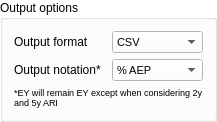
            <widget class="QGroupBox" name="groupBox_output">
             <property name="maximumSize">
              <size>
               <width>16777215</width>
               <height>16777215</height>
              </size>
             </property>
             <property name="palette">
              <palette>
               <active>
                <colorrole role="WindowText">
                 <brush brushstyle="SolidPattern">
                  <color alpha="255">
                   <red>0</red>
                   <green>0</green>
                   <blue>0</blue>
                  </color>
                 </brush>
                </colorrole>
                <colorrole role="Button">
                 <brush brushstyle="SolidPattern">
                  <color alpha="255">
                   <red>255</red>
                   <green>255</green>
                   <blue>255</blue>
                  </color>
                 </brush>
                </colorrole>
                <colorrole role="Light">
                 <brush brushstyle="SolidPattern">
                  <color alpha="255">
                   <red>255</red>
                   <green>255</green>
                   <blue>255</blue>
                  </color>
                 </brush>
                </colorrole>
                <colorrole role="Midlight">
                 <brush brushstyle="SolidPattern">
                  <color alpha="255">
                   <red>255</red>
                   <green>255</green>
                   <blue>255</blue>
                  </color>
                 </brush>
                </colorrole>
                <colorrole role="Dark">
                 <brush brushstyle="SolidPattern">
                  <color alpha="255">
                   <red>127</red>
                   <green>127</green>
                   <blue>127</blue>
                  </color>
                 </brush>
                </colorrole>
                <colorrole role="Mid">
                 <brush brushstyle="SolidPattern">
                  <color alpha="255">
                   <red>170</red>
                   <green>170</green>
                   <blue>170</blue>
                  </color>
                 </brush>
                </colorrole>
                <colorrole role="Text">
                 <brush brushstyle="SolidPattern">
                  <color alpha="255">
                   <red>0</red>
                   <green>0</green>
                   <blue>0</blue>
                  </color>
                 </brush>
                </colorrole>
                <colorrole role="BrightText">
                 <brush brushstyle="SolidPattern">
                  <color alpha="255">
                   <red>255</red>
                   <green>255</green>
                   <blue>255</blue>
                  </color>
                 </brush>
                </colorrole>
                <colorrole role="ButtonText">
                 <brush brushstyle="SolidPattern">
                  <color alpha="255">
                   <red>0</red>
                   <green>0</green>
                   <blue>0</blue>
                  </color>
                 </brush>
                </colorrole>
                <colorrole role="Base">
                 <brush brushstyle="SolidPattern">
                  <color alpha="255">
                   <red>255</red>
                   <green>255</green>
                   <blue>255</blue>
                  </color>
                 </brush>
                </colorrole>
                <colorrole role="Window">
                 <brush brushstyle="SolidPattern">
                  <color alpha="255">
                   <red>255</red>
                   <green>255</green>
                   <blue>255</blue>
                  </color>
                 </brush>
                </colorrole>
                <colorrole role="Shadow">
                 <brush brushstyle="SolidPattern">
                  <color alpha="255">
                   <red>0</red>
                   <green>0</green>
                   <blue>0</blue>
                  </color>
                 </brush>
                </colorrole>
                <colorrole role="AlternateBase">
                 <brush brushstyle="SolidPattern">
                  <color alpha="255">
                   <red>255</red>
                   <green>255</green>
                   <blue>255</blue>
                  </color>
                 </brush>
                </colorrole>
                <colorrole role="ToolTipBase">
                 <brush brushstyle="SolidPattern">
                  <color alpha="255">
                   <red>255</red>
                   <green>255</green>
                   <blue>220</blue>
                  </color>
                 </brush>
                </colorrole>
                <colorrole role="ToolTipText">
                 <brush brushstyle="SolidPattern">
                  <color alpha="255">
                   <red>0</red>
                   <green>0</green>
                   <blue>0</blue>
                  </color>
                 </brush>
                </colorrole>
                <colorrole role="PlaceholderText">
                 <brush brushstyle="NoBrush">
                  <color alpha="128">
                   <red>0</red>
                   <green>0</green>
                   <blue>0</blue>
                  </color>
                 </brush>
                </colorrole>
               </active>
               <inactive>
                <colorrole role="WindowText">
                 <brush brushstyle="SolidPattern">
                  <color alpha="255">
                   <red>0</red>
                   <green>0</green>
                   <blue>0</blue>
                  </color>
                 </brush>
                </colorrole>
                <colorrole role="Button">
                 <brush brushstyle="SolidPattern">
                  <color alpha="255">
                   <red>255</red>
                   <green>255</green>
                   <blue>255</blue>
                  </color>
                 </brush>
                </colorrole>
                <colorrole role="Light">
                 <brush brushstyle="SolidPattern">
                  <color alpha="255">
                   <red>255</red>
                   <green>255</green>
                   <blue>255</blue>
                  </color>
                 </brush>
                </colorrole>
                <colorrole role="Midlight">
                 <brush brushstyle="SolidPattern">
                  <color alpha="255">
                   <red>255</red>
                   <green>255</green>
                   <blue>255</blue>
                  </color>
                 </brush>
                </colorrole>
                <colorrole role="Dark">
                 <brush brushstyle="SolidPattern">
                  <color alpha="255">
                   <red>127</red>
                   <green>127</green>
                   <blue>127</blue>
                  </color>
                 </brush>
                </colorrole>
                <colorrole role="Mid">
                 <brush brushstyle="SolidPattern">
                  <color alpha="255">
                   <red>170</red>
                   <green>170</green>
                   <blue>170</blue>
                  </color>
                 </brush>
                </colorrole>
                <colorrole role="Text">
                 <brush brushstyle="SolidPattern">
                  <color alpha="255">
                   <red>0</red>
                   <green>0</green>
                   <blue>0</blue>
                  </color>
                 </brush>
                </colorrole>
                <colorrole role="BrightText">
                 <brush brushstyle="SolidPattern">
                  <color alpha="255">
                   <red>255</red>
                   <green>255</green>
                   <blue>255</blue>
                  </color>
                 </brush>
                </colorrole>
                <colorrole role="ButtonText">
                 <brush brushstyle="SolidPattern">
                  <color alpha="255">
                   <red>0</red>
                   <green>0</green>
                   <blue>0</blue>
                  </color>
                 </brush>
                </colorrole>
                <colorrole role="Base">
                 <brush brushstyle="SolidPattern">
                  <color alpha="255">
                   <red>255</red>
                   <green>255</green>
                   <blue>255</blue>
                  </color>
                 </brush>
                </colorrole>
                <colorrole role="Window">
                 <brush brushstyle="SolidPattern">
                  <color alpha="255">
                   <red>255</red>
                   <green>255</green>
                   <blue>255</blue>
                  </color>
                 </brush>
                </colorrole>
                <colorrole role="Shadow">
                 <brush brushstyle="SolidPattern">
                  <color alpha="255">
                   <red>0</red>
                   <green>0</green>
                   <blue>0</blue>
                  </color>
                 </brush>
                </colorrole>
                <colorrole role="AlternateBase">
                 <brush brushstyle="SolidPattern">
                  <color alpha="255">
                   <red>255</red>
                   <green>255</green>
                   <blue>255</blue>
                  </color>
                 </brush>
                </colorrole>
                <colorrole role="ToolTipBase">
                 <brush brushstyle="SolidPattern">
                  <color alpha="255">
                   <red>255</red>
                   <green>255</green>
                   <blue>220</blue>
                  </color>
                 </brush>
                </colorrole>
                <colorrole role="ToolTipText">
                 <brush brushstyle="SolidPattern">
                  <color alpha="255">
                   <red>0</red>
                   <green>0</green>
                   <blue>0</blue>
                  </color>
                 </brush>
                </colorrole>
                <colorrole role="PlaceholderText">
                 <brush brushstyle="NoBrush">
                  <color alpha="128">
                   <red>0</red>
                   <green>0</green>
                   <blue>0</blue>
                  </color>
                 </brush>
                </colorrole>
               </inactive>
               <disabled>
                <colorrole role="WindowText">
                 <brush brushstyle="SolidPattern">
                  <color alpha="255">
                   <red>127</red>
                   <green>127</green>
                   <blue>127</blue>
                  </color>
                 </brush>
                </colorrole>
                <colorrole role="Button">
                 <brush brushstyle="SolidPattern">
                  <color alpha="255">
                   <red>255</red>
                   <green>255</green>
                   <blue>255</blue>
                  </color>
                 </brush>
                </colorrole>
                <colorrole role="Light">
                 <brush brushstyle="SolidPattern">
                  <color alpha="255">
                   <red>255</red>
                   <green>255</green>
                   <blue>255</blue>
                  </color>
                 </brush>
                </colorrole>
                <colorrole role="Midlight">
                 <brush brushstyle="SolidPattern">
                  <color alpha="255">
                   <red>255</red>
                   <green>255</green>
                   <blue>255</blue>
                  </color>
                 </brush>
                </colorrole>
                <colorrole role="Dark">
                 <brush brushstyle="SolidPattern">
                  <color alpha="255">
                   <red>127</red>
                   <green>127</green>
                   <blue>127</blue>
                  </color>
                 </brush>
                </colorrole>
                <colorrole role="Mid">
                 <brush brushstyle="SolidPattern">
                  <color alpha="255">
                   <red>170</red>
                   <green>170</green>
                   <blue>170</blue>
                  </color>
                 </brush>
                </colorrole>
                <colorrole role="Text">
                 <brush brushstyle="SolidPattern">
                  <color alpha="255">
                   <red>127</red>
                   <green>127</green>
                   <blue>127</blue>
                  </color>
                 </brush>
                </colorrole>
                <colorrole role="BrightText">
                 <brush brushstyle="SolidPattern">
                  <color alpha="255">
                   <red>255</red>
                   <green>255</green>
                   <blue>255</blue>
                  </color>
                 </brush>
                </colorrole>
                <colorrole role="ButtonText">
                 <brush brushstyle="SolidPattern">
                  <color alpha="255">
                   <red>127</red>
                   <green>127</green>
                   <blue>127</blue>
                  </color>
                 </brush>
                </colorrole>
                <colorrole role="Base">
                 <brush brushstyle="SolidPattern">
                  <color alpha="255">
                   <red>255</red>
                   <green>255</green>
                   <blue>255</blue>
                  </color>
                 </brush>
                </colorrole>
                <colorrole role="Window">
                 <brush brushstyle="SolidPattern">
                  <color alpha="255">
                   <red>255</red>
                   <green>255</green>
                   <blue>255</blue>
                  </color>
                 </brush>
                </colorrole>
                <colorrole role="Shadow">
                 <brush brushstyle="SolidPattern">
                  <color alpha="255">
                   <red>0</red>
                   <green>0</green>
                   <blue>0</blue>
                  </color>
                 </brush>
                </colorrole>
                <colorrole role="AlternateBase">
                 <brush brushstyle="SolidPattern">
                  <color alpha="255">
                   <red>255</red>
                   <green>255</green>
                   <blue>255</blue>
                  </color>
                 </brush>
                </colorrole>
                <colorrole role="ToolTipBase">
                 <brush brushstyle="SolidPattern">
                  <color alpha="255">
                   <red>255</red>
                   <green>255</green>
                   <blue>220</blue>
                  </color>
                 </brush>
                </colorrole>
                <colorrole role="ToolTipText">
                 <brush brushstyle="SolidPattern">
                  <color alpha="255">
                   <red>0</red>
                   <green>0</green>
                   <blue>0</blue>
                  </color>
                 </brush>
                </colorrole>
                <colorrole role="PlaceholderText">
                 <brush brushstyle="NoBrush">
                  <color alpha="128">
                   <red>0</red>
                   <green>0</green>
                   <blue>0</blue>
                  </color>
                 </brush>
                </colorrole>
               </disabled>
              </palette>
             </property>
             <property name="autoFillBackground">
              <bool>true</bool>
             </property>
             <property name="title">
              <string>Output options</string>
             </property>
             <layout class="QGridLayout" name="gridLayout">
              <item row="1" column="1">
               <widget class="QComboBox" name="comboBox_outputF">
                <property name="minimumSize">
                 <size>
                  <width>0</width>
                  <height>0</height>
                 </size>
                </property>
                <property name="font">
                 <font>
                  <pointsize>8</pointsize>
                 </font>
                </property>
                <item>
                 <property name="text">
                  <string>CSV</string>
                 </property>
                </item>
                <item>
                 <property name="text">
                  <string>ts1</string>
                 </property>
                </item>
               </widget>
              </item>
              <item row="4" column="1">
               <widget class="QComboBox" name="comboBox_outputN">
                <property name="minimumSize">
                 <size>
                  <width>0</width>
                  <height>0</height>
                 </size>
                </property>
                <property name="font">
                 <font>
                  <pointsize>8</pointsize>
                 </font>
                </property>
                <item>
                 <property name="text">
                  <string>% AEP</string>
                 </property>
                </item>
                <item>
                 <property name="text">
                  <string>yr ARI</string>
                 </property>
                </item>
               </widget>
              </item>
              <item row="1" column="0">
               <widget class="QLabel" name="label_8">
                <property name="frameShape">
                 <enum>QFrame::NoFrame</enum>
                </property>
                <property name="text">
                 <string>Output format</string>
                </property>
                <property name="wordWrap">
                 <bool>true</bool>
                </property>
               </widget>
              </item>
              <item row="4" column="0">
               <widget class="QLabel" name="label_12">
                <property name="frameShape">
                 <enum>QFrame::NoFrame</enum>
                </property>
                <property name="text">
                 <string>Output notation*</string>
                </property>
                <property name="wordWrap">
                 <bool>true</bool>
                </property>
               </widget>
              </item>
              <item row="5" column="0" colspan="2">
               <widget class="QLabel" name="label_5">
                <property name="font">
                 <font>
                  <pointsize>7</pointsize>
                 </font>
                </property>
                <property name="text">
                 <string>*EY will remain EY except when considering 2y and 5y ARI</string>
                </property>
                <property name="wordWrap">
                 <bool>true</bool>
                </property>
               </widget>
              </item>
             </layout>
            </widget>
